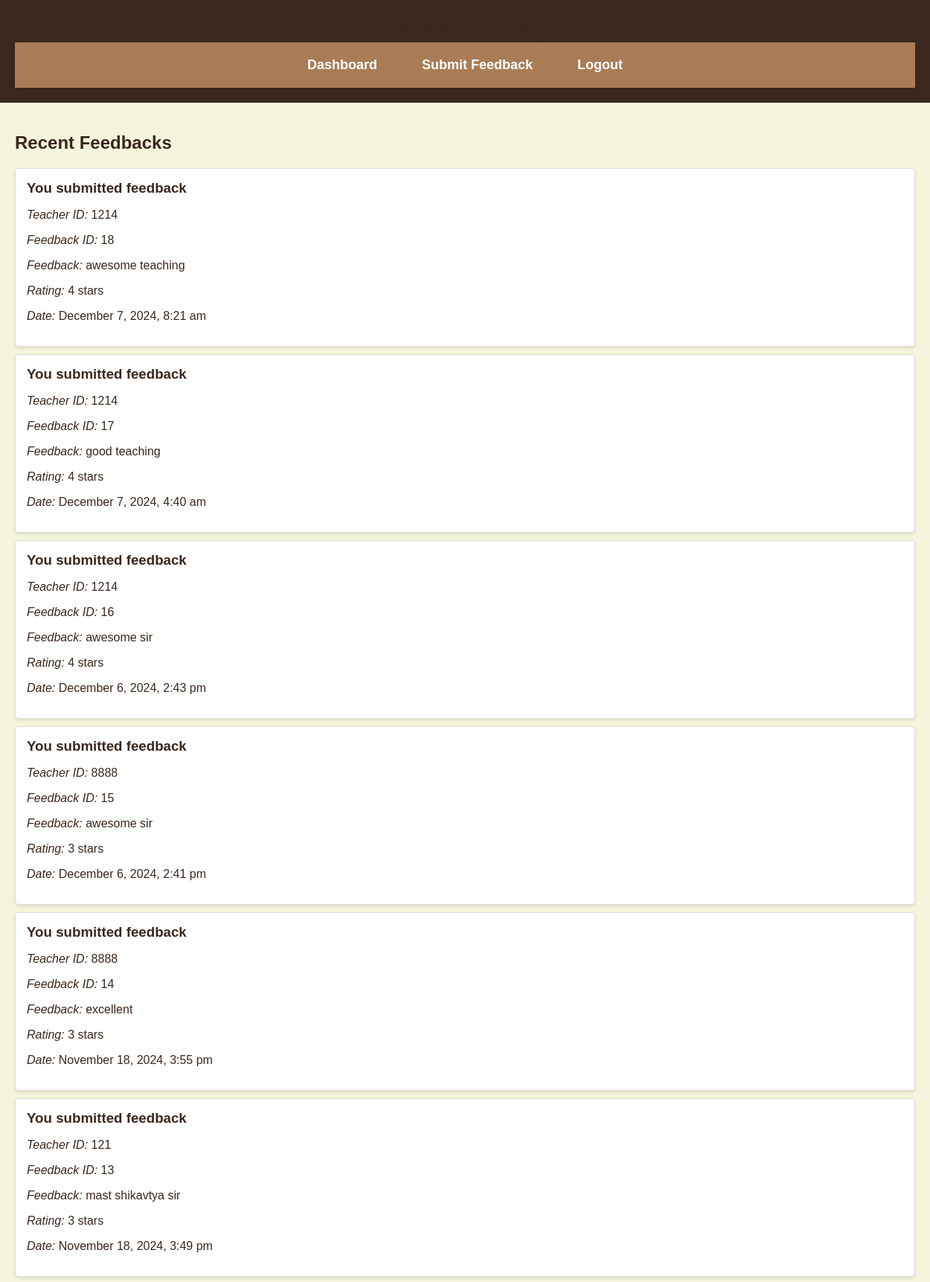
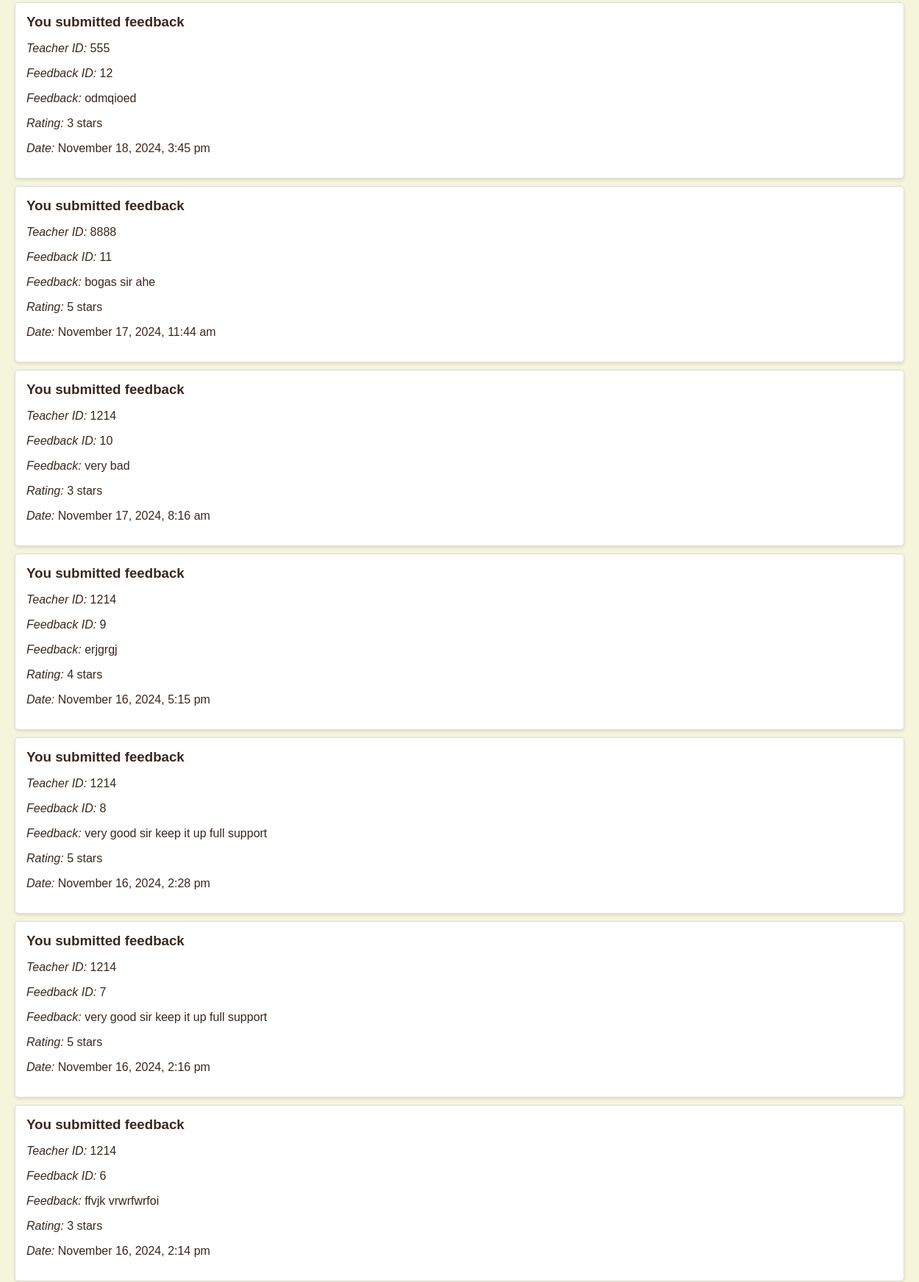
The app's page /activity.php (signed in, upper part) with its own data (2 pictures, top to bottom).
### tables this page shows
CREATE TABLE `feedbacks` (
  `feedback_id` int(11) NOT NULL,
  `teacher_id` int(11) NOT NULL,
  `student_id` int(11) NOT NULL,
  `feedback` text NOT NULL,
  `rating` int(11) NOT NULL,
  `timestamp` timestamp NOT NULL DEFAULT current_timestamp(),
  `teacher_name` varchar(255) DEFAULT NULL
);

### activity.php (the view, shortened to what this page needs)
<?php
include('db_connection.php');
$username = $_SESSION['username'];
$query = "SELECT id FROM users WHERE username = ?";
$stmt = $conn->prepare($query);
$stmt->bind_param("s", $username);
$stmt->execute();
$stmt->bind_result($student_id);
$query = "SELECT teacher_id, feedback_id, feedback, rating, timestamp FROM feedbacks WHERE student_id = ? ORDER BY timestamp DESC";
$stmt = $conn->prepare($query);
$stmt->bind_param("i", $student_id);
$stmt->execute();
$result = $stmt->get_result();
$feedbacks = [];
while ($row = $result->fetch_assoc()) {
    $feedbacks[] = $row;
}
?>
<!DOCTYPE html>
<html lang="en">
<head>
    <link rel="stylesheet" href="styles.css">
</head>
<body>
    <header>
        <h1>Recent Activity</h1>
        <nav>
            <ul>
                <li><a href="dashboard.php">Dashboard</a></li>
                <li><a href="feedback.php">Submit Feedback</a></li>
                <li><a href="logout.php">Logout</a></li>
            </ul>
        </nav>
    </header>
    <section>
        <h2>Recent Feedbacks</h2>
        <ul class="activity-list" id="activity-list">
            <?php if (empty($feedbacks)): ?>
                <li class="activity-item">No recent feedbacks found.</li>
            <?php else: ?>
                <?php foreach ($feedbacks as $feedback): ?>
                    <li class="activity-item">
                        <h3>You submitted feedback</h3>
                        <p><em>Teacher ID:</em> <?= htmlspecialchars($feedback['teacher_id']); ?></p>
                        <p><em>Feedback ID:</em> <?= htmlspecialchars($feedback['feedback_id']); ?></p>
                        <p><em>Feedback:</em> <?= htmlspecialchars($feedback['feedback']); ?></p>
                        <p><em>Rating:</em> <?= htmlspecialchars($feedback['rating']); ?> stars</p>
                        <p><em>Date:</em> <?= date("F j, Y, g:i a", strtotime($feedback['timestamp'])); ?></p>
                    </li>
                <?php endforeach; ?>
            <?php endif; ?>
        </ul>
    </section>
</body>
</html>

### styles.css (style rules this page uses)
body { font-family: Arial, sans-serif; background-color: #f2e6d9; color: #3a271d; }
h1, h3 { margin: 0; color: #3a271d; }
header, footer { background-color: #a97c56; color: white; text-align: center; padding: 15px; }
nav a { color: #3a271d; text-decoration: none; padding: 10px 15px; font-size: 18px; font-weight: bold; }
nav { text-align: right; padding: 20px; background-color: #a97c56; position: relative; }
nav ul { list-style: none; margin: 0; padding: 0; }
nav ul li { display: inline-block; margin-left: 20px; }
body { background-color: #f7f2ef; font-family: Arial, sans-serif; }

### activity.php (style rules this page uses)
body { font-family: 'Arial', sans-serif; background-color: #f5f5dc; color: #3a271d; margin: 0; padding: 0; }
header { background-color: #3a271d; color: #ffffff; padding: 20px; text-align: center; }
nav { background-color: #a97c56; box-shadow: 0 2px 4px rgba(0, 0, 0, 0.1); }
nav ul { list-style-type: none; padding: 0; margin: 0; display: flex; justify-content: center; }
nav ul li { margin: 0 15px; }
nav ul li a { color: #ffffff; text-decoration: none; padding: 10px 15px; border-radius: 5px; transition: background-color 0.3s; }
section { padding: 20px; }
.activity-list { list-style-type: none; padding: 0; }
.activity-item { background-color: #fff; border: 1px solid #ddd; border-radius: 5px; padding: 15px; margin-bottom: 10px; box-shadow: 0 2px 4px rgba(0, 0, 0, 0.1); }
.activity-item h3 { margin: 0 0 10px; color: #3a271d; }

### records on screen
feedbacks: teacher "1214", feedback_id "18", feedback "awesome teaching", rating "4", timestamp "December 7, 2024, 8:21 am"
feedbacks: teacher "1214", feedback_id "17", feedback "good teaching", rating "4", timestamp "December 7, 2024, 4:40 am"
feedbacks: teacher "1214", feedback_id "16", feedback "awesome sir", rating "4", timestamp "December 6, 2024, 2:43 pm"
feedbacks: teacher "8888", feedback_id "15", feedback "awesome sir", rating "3", timestamp "December 6, 2024, 2:41 pm"
feedbacks: teacher "8888", feedback_id "14", feedback "excellent", rating "3", timestamp "November 18, 2024, 3:55 pm"
feedbacks: teacher "121", feedback_id "13", feedback "mast shikavtya sir", rating "3", timestamp "November 18, 2024, 3:49 pm"
feedbacks: teacher "555", feedback_id "12", feedback "odmqioed", rating "3", timestamp "November 18, 2024, 3:45 pm"
feedbacks: teacher "8888", feedback_id "11", feedback "bogas sir ahe", rating "5", timestamp "November 17, 2024, 11:44 am"
feedbacks: teacher "1214", feedback_id "10", feedback "very bad", rating "3", timestamp "November 17, 2024, 8:16 am"
feedbacks: teacher "1214", feedback_id "9", feedback "erjgrgj", rating "4", timestamp "November 16, 2024, 5:15 pm"
feedbacks: teacher "1214", feedback_id "8", feedback "very good sir keep it up full support", rating "5", timestamp "November 16, 2024, 2:28 pm"
feedbacks: teacher "1214", feedback_id "7", feedback "very good sir keep it up full support", rating "5", timestamp "November 16, 2024, 2:16 pm"
feedbacks: teacher "1214", feedback_id "6", feedback "ffvjk vrwrfwrfoi", rating "3", timestamp "November 16, 2024, 2:14 pm"
